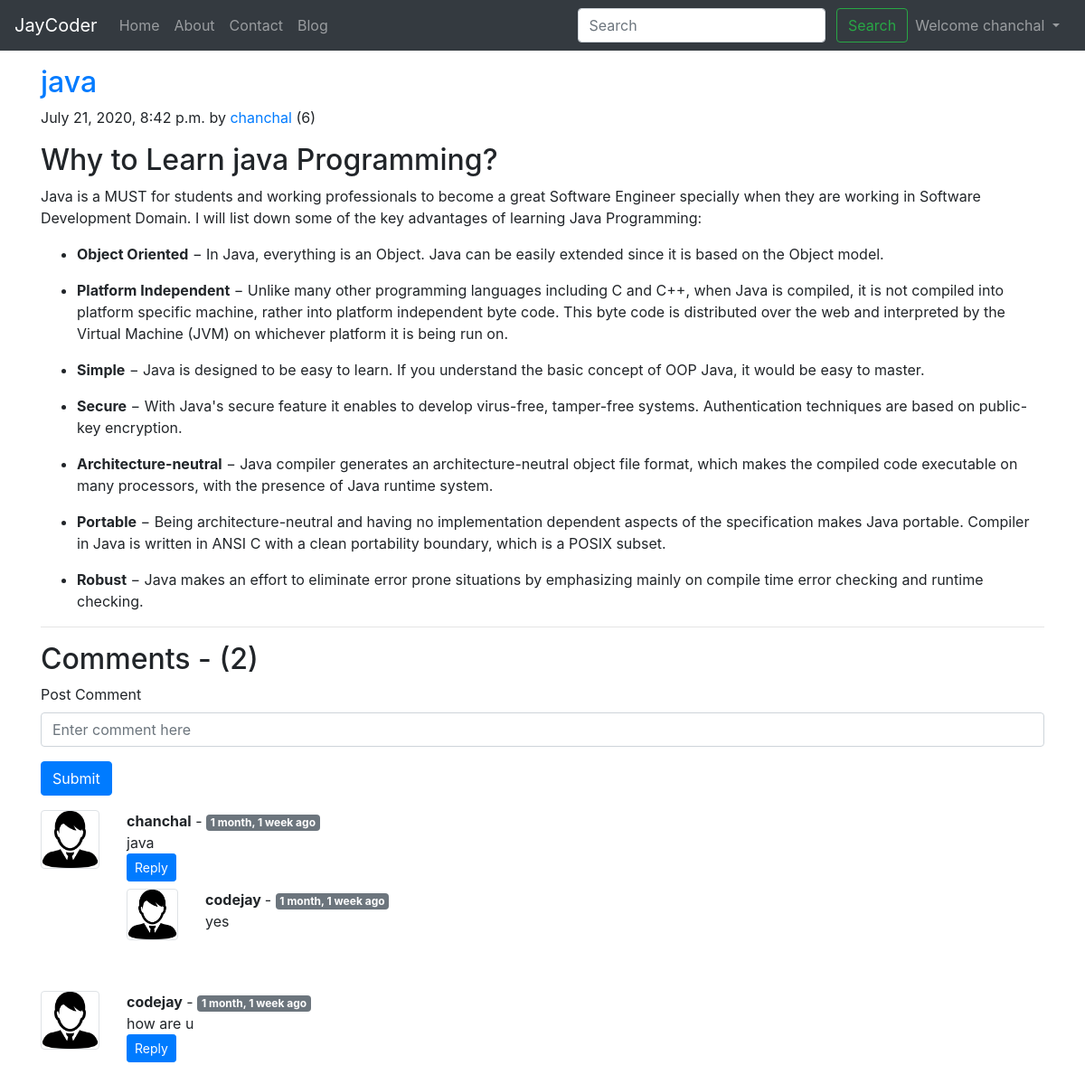
/blog/java programming (signed in), run on the app's committed database.
### blog/models.py (models this page shows, shortened)
class Post(models.Model):
    sno=models.AutoField(primary_key=True)
    title=models.CharField(max_length=255)
    author=models.CharField(max_length=13)
    views=models.IntegerField(default=0)
    slug=models.CharField(max_length=130)
    content=models.TextField()
    timestamp=models.DateTimeField(blank=True)

class BlogComment(models.Model):
    sno=models.AutoField(primary_key=True)
    comment=models.TextField()
    user=models.ForeignKey(User, on_delete=models.CASCADE)
    post=models.ForeignKey(Post, on_delete=models.CASCADE)
    parent=models.ForeignKey('self', on_delete=models.CASCADE, null=True)
    timestamp=models.DateTimeField(default=now)

### blog/views.py (the view)
# urls.py: path('<str:slug>', views.blogpost, name='blogpost'),
def blogpost(request, slug):
    post=Post.objects.filter(slug=slug).first()
    post.views=post.views + 1
    post.save()
    comments=BlogComment.objects.filter(post=post, parent=None)
    replies=BlogComment.objects.filter(post=post).exclude(parent=None)
    replydict={}
    for reply in replies:
        if reply.parent.sno not in replydict.keys():
            replydict[reply.parent.sno]=[reply]
        else:
            replydict[reply.parent.sno].append(reply)
    context={'post':post, 'comments':comments, 'user':request.user, 'replydict':replydict}
    return render(request, 'blog/blogpost.html', context)

### blog/templatetags/extras.py (called while the page is built)
@register.filter(name='get_val')
def get_val(dict, key):
    return dict.get(key)

### templates/blog/blogpost.html (shortened to what this page needs)
{% extends 'base.html' %}
{% block body %}
{% load humanize %}
{% load extras %}
<div class="container my-3">
        <h2 class="blog-post-title text-primary">{{post.title}}</h2>
        <p class="blog-post-meta">{{post.timestamp}} by <a href="#">{{post.author}}</a>
        (<span>{{post.views}}</span>) </p>
        <p>{{post.content|safe}}</p>
        <hr>
</div>
<div class="container">
        <h2>Comments - ({{comments.count}})</h2>
        <div class="my-2">
                {% if user.is_authenticated %}
                <form action="/blog/postcomment" method="post">
                        <div class="form-group">
                                <label for="exampleInputEmail1">Post Comment</label>
                                <input type="text" class="form-control" name="comment" id="comment"
                                        placeholder="Enter comment here">
                        </div>
                        <button type="submit" class="btn btn-primary">Submit</button>
                </form>
                {% else %}
                <h4 class="text-success">Please login to post a comments</h4>
                {% endif %}
        </div>
        {% for comment in comments %}
        <div class="row my-3">
                <div class="col-md-1 ">
                        <img class="rounded w-100 border border.primary" src="/static/img/user.png" alt="">
                </div>
                <div class="col-md-11"><b>{{comment.user.username}}</b>
                        - <span class="badge badge-secondary">{{comment.timestamp | naturaltime}}
                        </span>
                        <div>{{comment.comment}}</div>
                        <div class="reply mx-0">
                                {% if user.is_authenticated %}
                                <button class="btn btn-sm btn-primary" type="button" data-toggle="collapse"
                                        data-target="#replybox{{comment.sno}}" aria-expanded="false"
                                        aria-controls="replybox{{comment.sno}}">
                                        Reply
                                </button>
                                {% else %}
                                <button class="btn btn-sm btn-primary" type="button" data-toggle="collapse"
                                        data-target="#replybox{{comment.sno}}" aria-expanded="false"
                                        aria-controls="replybox{{comment.sno}}"  dissabled>
                                        Login to Reply
                                </button>
                                {% endif %}
                                <div class="replies  my-2">
                                        {% for reply in replydict|get_val:comment.sno %}
                                        <div class="row my-2">
                                                <div class="col-md-1 ">
                                                        <img class="rounded w-100 border border.primary"
                                                                src="/static/img/user.png" alt="">
                                                </div>
                                                <div class="col-md-11"><b>{{reply.user.username}}
                                                </b>- <span class="badge badge-secondary">{{reply.timestamp | naturaltime}}</span>
                                                <div>{{reply.comment}}</div>
                                                </div>
                                        </div>
                                        <br>
                                        {% endfor %}
                                </div>
                        </div>
                </div>
        </div>
        {% endfor %}
</div>
{% endblock body %}

### templates/base.html (shortened to what this page needs)
<!doctype html>
<html lang="en">
<head>
  <link rel="stylesheet" href="https://stackpath.bootstrapcdn.com/bootstrap/4.5.0/css/bootstrap.min.css"
>
</head>
<body>
  <nav class="navbar navbar-expand-lg navbar-dark bg-dark">
    <a class="navbar-brand" href="/">JayCoder</a>
    <div class="collapse navbar-collapse" id="navbarSupportedContent">
      <ul class="navbar-nav mr-auto">
        <li class="nav-item {% block homeactive %}{% endblock homeactive %}">
          <a class="nav-link" href="/">Home <span class="sr-only">(current)</span></a>
        </li>
        <li class="nav-item {% block aboutactive %}{% endblock aboutactive %}">
          <a class="nav-link" href="/about">About</a>
        </li>
        <li class="nav-item {% block contactactive %}{% endblock contactactive %}">
          <a class="nav-link" href="/contact">Contact</a>
        </li>
        <li class="nav-item {% block blogactive %}{% endblock blogactive %}">
          <a class="nav-link" href="/blog">Blog</a>
        </li>
      </ul>
      <div class="ml-auto form-inline">
      <form method="get" action="/search" class=" my-2 my-lg-0">
        <input class="form-control mr-sm-2" type="search" placeholder="Search" aria-label="Search" name="query"
          id="query">
        <button class="btn btn-outline-success my-2 my-sm-0" type="submit">Search</button>
      </form>
      {% if user.is_authenticated %}
      <ul class="navbar-nav mr-1">
      <li class="nav-item dropdown">
        <a class="nav-link dropdown-toggle" href="#" id="navbarDropdown" role="button" data-toggle="dropdown" aria-haspopup="true" aria-expanded="false">
          Welcome {{request.user}}
        </a>
      </li>
      </ul>
     {% endif %}
     </div>
    </div>
  </nav>
  {% block body %} {% endblock body %}
</body>
</html>

### data on the page
Post: title "java", timestamp "July 21, 2020, 8:42 p.m.", author "chanchal", views "6", content "Why to Learn java Programming? Java is a MUST for students and working professionals to become a great Software Engineer specially when they are working in Software Development Domain. I will list down some of the key advantages of learning Java Programming: Object Oriented − In Java, everything is an Object. Java can be easily extended since it is based on the Object model. Platform Independent − Unlike many other programming languages including C and C++, when Java is compiled, it is not compiled into platform specific machine, rather into platform independent byte code. This byte code is distributed over the web and interpreted by the Virtual Machine (JVM) on whichever platform it is…"
BlogComment: user.username "chanchal", timestamp "1 month, 1 week ago", comment "java"
BlogComment: user.username "codejay", timestamp "1 month, 1 week ago", comment "yes"
BlogComment: user.username "codejay", timestamp "1 month, 1 week ago", comment "how are u"

### other printed values
{{ request.user }} "chanchal"
{{ comments.count }} "2"
